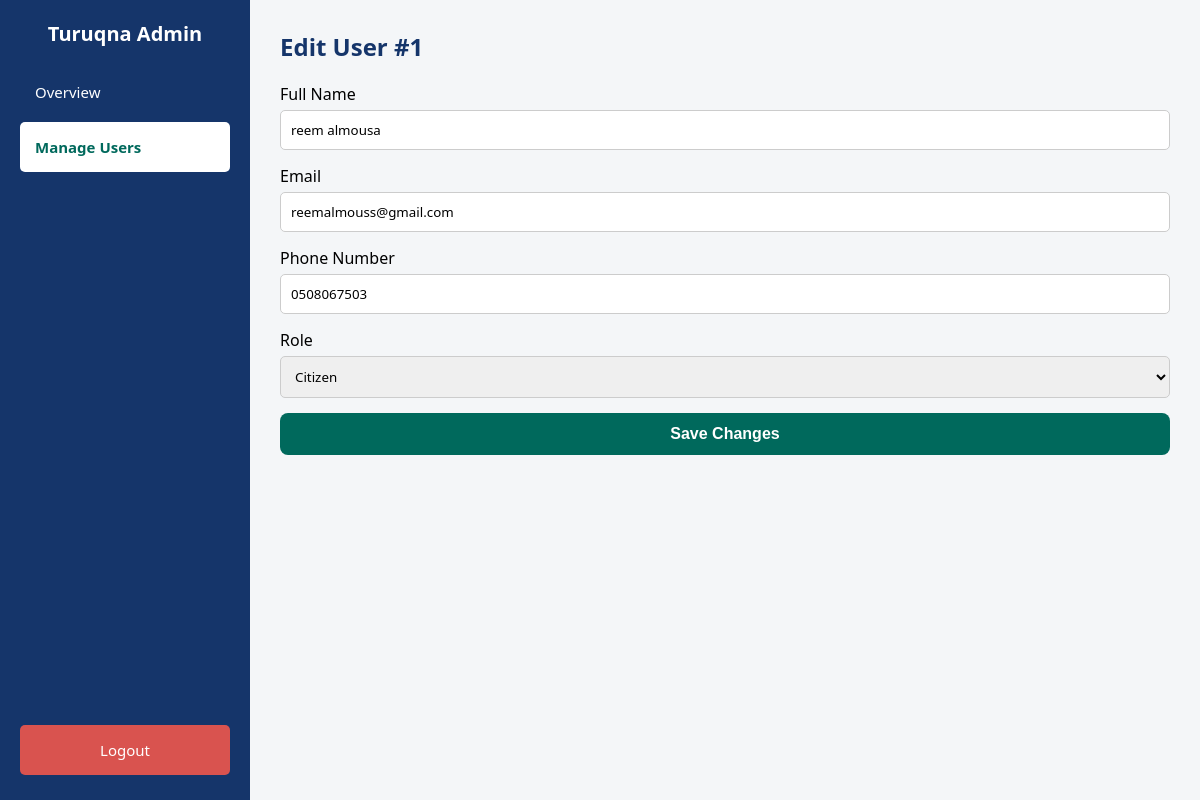
Page /edit_user.php?id=1 (signed in) on the committed database.
### tables this page shows
CREATE TABLE `users` (
  `user_id` int(11) NOT NULL,
  `full_name` varchar(100) NOT NULL,
  `email` varchar(100) NOT NULL,
  `id_number` varchar(20) NOT NULL,
  `phone_number` varchar(20) NOT NULL,
  `password` varchar(255) NOT NULL,
  `role` enum('Citizen','TrafficOfficer','Admin') DEFAULT 'Citizen',
  `created_at` timestamp NOT NULL DEFAULT current_timestamp(),
  `updated_at` timestamp NOT NULL DEFAULT current_timestamp() ON UPDATE current_timestamp()
);

### edit_user.php (the view, shortened to what this page needs)
<?php
include 'db.php';
$id = $_GET['id'];
$user_q = $conn->query("SELECT * FROM users WHERE user_id = $id");
$user = $user_q->fetch_assoc();
?>
<!DOCTYPE html>
<html lang="en">
<head>
    <link rel="stylesheet" href="style.css">
</head>
<body style="display: block;">
<div class="dashboard-container">
    <div class="sidebar" style="background-color: #15356A;">
        <h2>Turuqna Admin</h2>
        <a href="dashboard_admin.php">Overview</a>
        <a href="manage_users.php" class="active">Manage Users</a>
        <a href="logout.php" class="logout-btn">Logout</a>
    </div>
    <div class="main-content">
        <div class="report-card">
            <h2>Edit User #<?php echo $id; ?></h2>
            <form method="POST">
                <label>Full Name</label>
                <input type="text" name="full_name" value="<?php echo $user['full_name']; ?>" required>
                <label>Email</label>
                <input type="email" name="email" value="<?php echo $user['email']; ?>" required>
                <label>Phone Number</label>
                <input type="text" name="phone" value="<?php echo $user['phone_number']; ?>" required>
                <label>Role</label>
                <select name="role" style="width:100%; padding:10px; margin-bottom:15px; border:1px solid #ccc; border-radius:5px;">
                    <option value="Citizen" <?php if($user['role']=='Citizen') echo 'selected'; ?>>Citizen</option>
                </select>
                <button type="submit" name="update_user" class="btn-primary">Save Changes</button>
            </form>
        </div>
    </div>
</div>
</body>
</html>

### style.css (style rules this page uses)
html, body { height: 100%; margin: 0; padding: 0; font-family: 'Tajawal', 'Segoe UI', sans-serif; background-color: #f4f6f8; overflow-x: hidden; }
* { box-sizing: border-box; }
h1, h2, h3, h4, h5, h6 { margin-top: 0; color: #15356A; }
a { text-decoration: none; transition: 0.2s; }
.dashboard-container { display: flex; height: 100vh; width: 100%; }
.sidebar { width: 250px; background-color: #00695C; color: white; display: flex; flex-direction: column; padding: 20px; flex-shrink: 0; z-index: 1000; position: relative; }
.sidebar h2 { color: white; text-align: center; margin-bottom: 20px; font-size: 20px; }
.sidebar a { color: white; padding: 15px; margin-bottom: 5px; border-radius: 5px; font-size: 15px; display: block; }
.sidebar a.active { background-color: white; color: #00695C; font-weight: bold; }
.logout-btn { margin-top: auto; background-color: #d9534f !important; text-align: center; }
.main-content { flex: 1; padding: 30px; background-color: #f4f6f8; overflow-y: auto; display: block; }
input, select, textarea { width: 100%; padding: 10px; margin: 5px 0 15px; border: 1px solid #ccc; border-radius: 5px; font-family: inherit; }
.btn-primary { width: 100%; padding: 12px; background-color: #00695C; color: white; border: none; border-radius: 8px; font-size: 16px; font-weight: bold; cursor: pointer; }

### rows in the picture
users: full_name "reem almousa", email "reemalmouss@gmail.com", phone "0508067503", role "Citizen"

### other values in the picture
$id "1"
